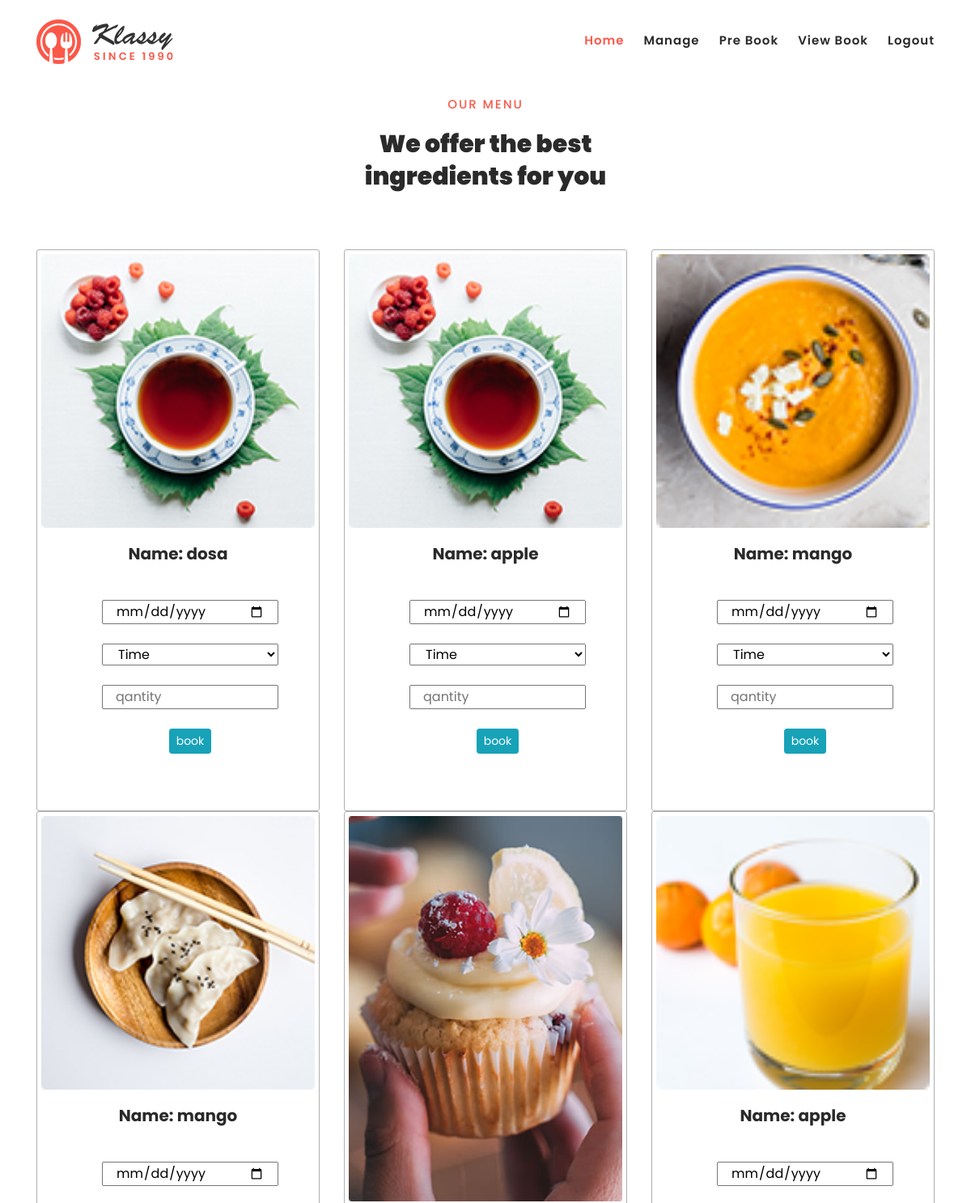
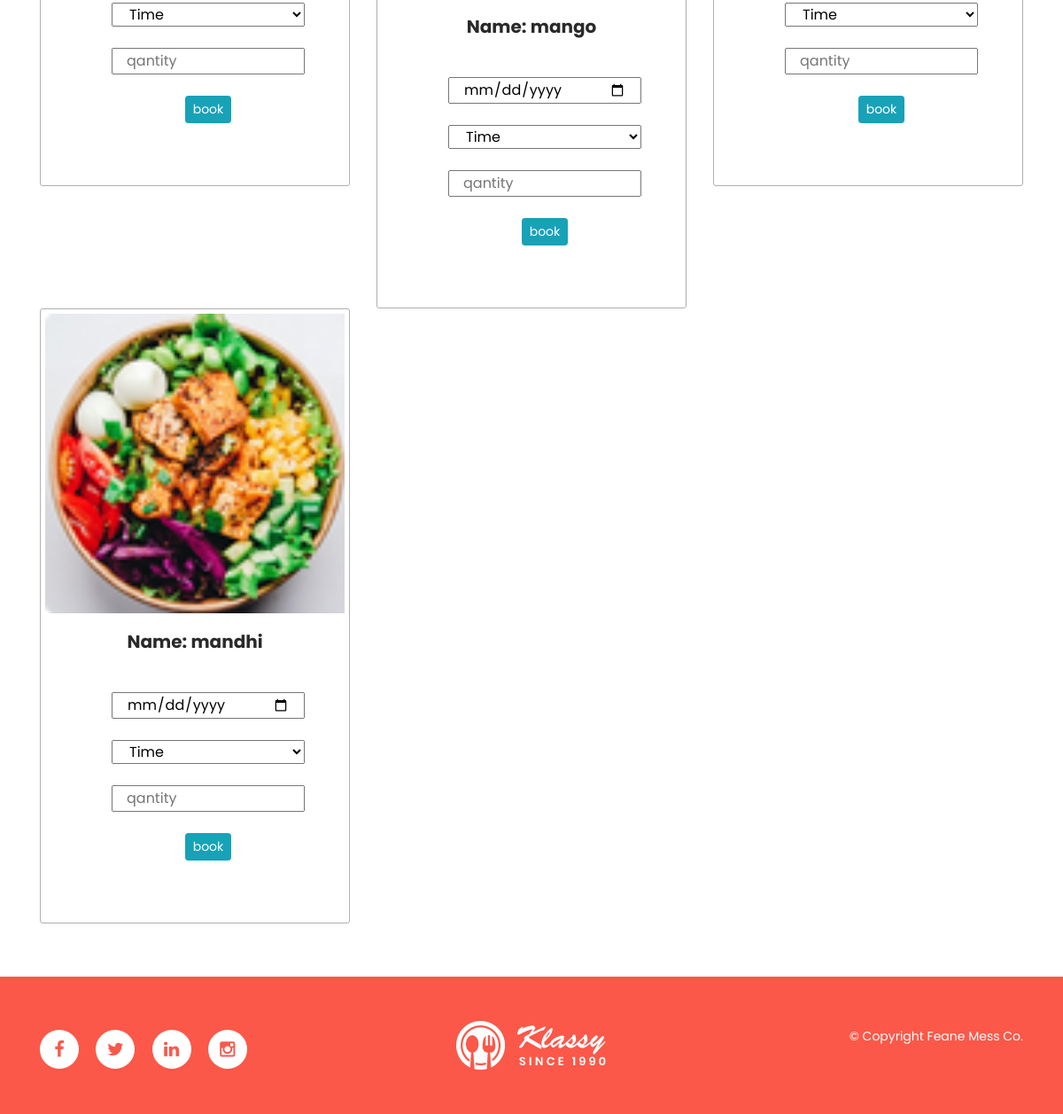
/staff/pre_book.php (signed in), run on the app's committed database (2 pictures, top to bottom).
### tables this page shows
CREATE TABLE `menu` (
  `menu_id` int(100) NOT NULL,
  `dish_name` varchar(100) NOT NULL,
  `price` varchar(100) NOT NULL,
  `menu_date` varchar(100) NOT NULL,
  `details` varchar(100) NOT NULL,
  `img` varchar(100) NOT NULL,
  `qut` varchar(100) NOT NULL,
  `m_type` varchar(10) NOT NULL
);

### staff/pre_book.php (the view, shortened to what this page needs)
<?php
include 'header.php';
?>
            <?php
$sql="select * from menu  ";
if(mysqli_num_rows($result=mysqli_query($con,$sql))>0){
    ?>
<section class="section" id="chefs">
        <div class="container">
            <div class="row">
                <div class="col-lg-4 offset-lg-4 text-center">
                    <div class="section-heading">
                        <h6>Our menu</h6>
                        <h2>We offer the best ingredients for you</h2>
                    </div>
                </div>
            </div>
            <div class="row">
            <?php
      while($data=mysqli_fetch_array($result)){
        ?>
                <div class="col-lg-4">
                    <div class="chef-item">
                        <div class="thumb">
                            <img src="../assets/images/<?php echo $data['img']?>" alt="Chef #1">
                        </div>
                        <div class="down-content">
                            <h4>Name: <?php echo $data['dish_name']?></h4>
                            <form id="contact" action="prebook_action.php?m_id=<?php echo $data['menu_id']?>" method="post">
                            <div class="col-lg-12">
                              <input name="m_date" type="date" class="col-sm-12" min="<?php echo date('Y-m-d')?>"  placeholder="date" required="">
                            </div>
                           <br>
                            <div class="col-sm-12">
                              <fieldset>
                                <select name="type" class="col-sm-12" type="text" id="name" required="">
                                <option >Time </option>
                                </select>
                              </fieldset>
                            </div>
                            <br>
                            <div class="col-sm-12">
                            <fieldset>
                                <input name="qut" type="number" class="col-sm-12" id="name" placeholder="qantity" min="1" required>
                              </fieldset>
                            </div>
                            <br><input type="submit" value="book" class="btn btn-info btn-sm">
      </form>
                        </div>
                    </div>
                </div>
                <?php
      }
        ?>
            </div>
        </div>
    </section>
    <?php
      }else{?>
        <h3 style="padding:52px 250px;color:red" class=" mb-2 pb-3">Currently no request found !</h3>
        <?php
      }
      ?>
<?php
include 'footer.php';
?>

### staff/assets/css/templatemo-klassy-cafe.css (style rules this page uses)
html, body, div, span, applet, object, iframe, h1, h2, h3, h4, h5, h6, p, blockquote, div pre, a, abbr, acronym, address, big, cite, code, del, dfn, em, font, img, ins, kbd, q, s, samp, small, strike, strong, sub, sup, tt, var, b, u, i, center, dl, dt, dd, ol, ul, li, figure, header, nav, section, article, aside, footer, figcaption { margin: 0; padding: 0; border: 0; outline: 0; }
header, nav, section, article, aside, footer, hgroup { display: block; }
* { box-sizing: border-box; }
html, body { font-family: 'Poppins', sans-serif; font-weight: 400; background-color: #fff; font-size: 16px; -ms-text-size-adjust: 100%; -webkit-font-smoothing: antialiased; -moz-osx-font-smoothing: grayscale; }
h1, h2, h3, h4, h5, h6 { margin-top: 0px; margin-bottom: 0px; }
html, body { background: #fff; font-family: 'Poppins', sans-serif; }
.section-heading h6 { position: relative; font-size: 15px; color: #fb5849; font-weight: 500; letter-spacing: 2px; text-transform: uppercase; padding-left: 40px; }
.section-heading h6:before { width: 30px; height: 1px; content: ''; position: absolute; left: 0; top: 8px; background-color: #fb5849; }
.section-heading h2 { line-height: 40px; margin-top: 20px; margin-bottom: 25px; font-size: 30px; font-weight: 900; color: #2a2a2a; }
*, *:before, *:after { -webkit-box-sizing: border-box; box-sizing: border-box; -webkit-font-smoothing: antialiased; -moz-osx-font-smoothing: grayscale; }
#chefs { padding-top: 120px; }
#chefs .section-heading { margin-bottom: 70px; }
#chefs .section-heading h6 { padding-left: 0px; }
#chefs .section-heading h6:before { display: none; }
#chefs .chef-item { text-align: center; border: 1px solid #afafaf; padding: 5px; transition: all .5s; border-radius: 3px; }
#chefs .chef-item .thumb { position: relative; }
#chefs .chef-item .thumb img { width: 100%; overflow: hidden; position: relative; }
#chefs .chef-item .down-content { padding: 20px 0px; }
#chefs .chef-item .down-content h4 { transition: all .3s; font-size: 20px; font-weight: 700; color: #2a2a2a; }
#contact { margin-left: 30px; padding: 45px 30px; background-color: #fff; border-radius: 5px; }

### data on the page
menu: img (picture), dish_name "dosa"
menu: img (picture), dish_name "apple"
menu: img (picture), dish_name "mango"
menu: img (picture), dish_name "mango"
menu: img (picture), dish_name "mango"
menu: img (picture), dish_name "apple"
menu: img (picture), dish_name "mandhi"
